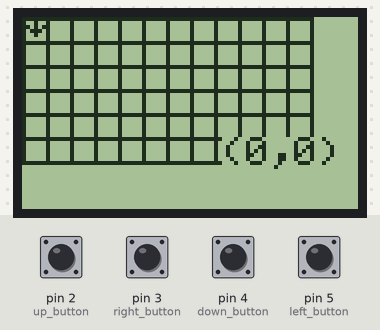
The sketch below on a simulated Arduino Uno, built with avr-gcc and run on an emulated ATmega328P. On the bench: 84×48 one-colour display. Inputs (shaded band) come from the test bench; at power-on: pin 2 (up_button), pin 3 (right_button), pin 4 (down_button), pin 5 (left_button) HIGH.

Above: at 1.7 s.
1.8 s: pin 3 (right_button) pulled LOW for 1 s
At 3.8 s:
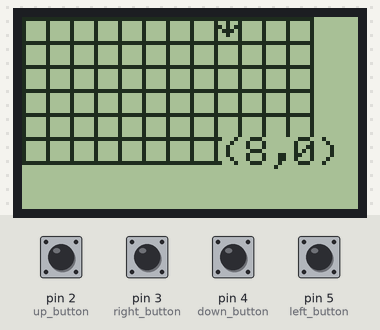
4.3 s: pin 4 (down_button) pulled LOW for 1 s
At 5.6 s:
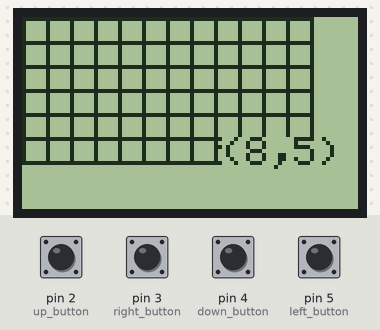
6.8 s: pin 5 (left_button) pulled LOW for 0.15 s
At 7.6 s:
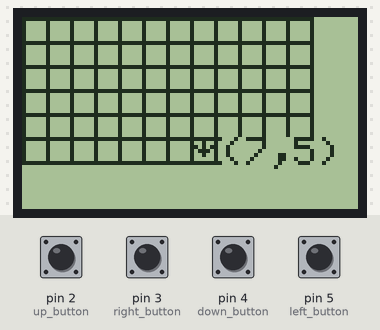
8.4 s: pin 2 (up_button) pulled LOW for 0.15 s
At 9.2 s:
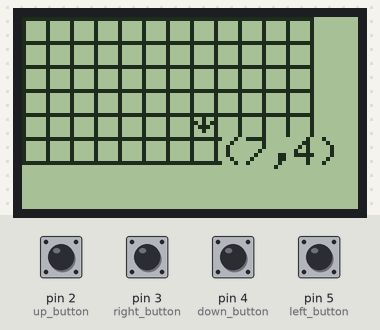
10.0 s: pin 2 (up_button) pulled LOW for 1 s
At 11.2 s:
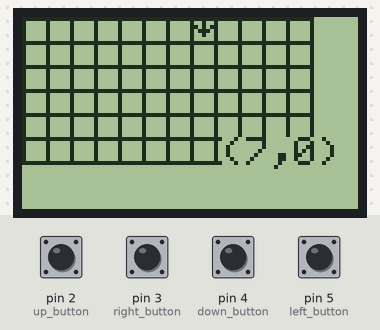
12.5 s: pin 3 (right_button) pulled LOW for 1 s
At 13.4 s:
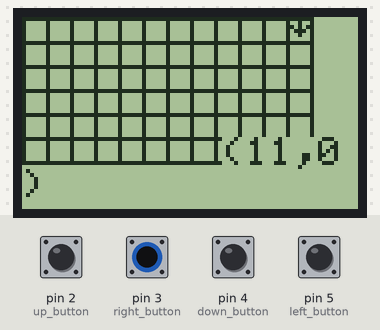
Timing chart, 0 to 15.5 s (numbered marks = the images above; inputs shaded):
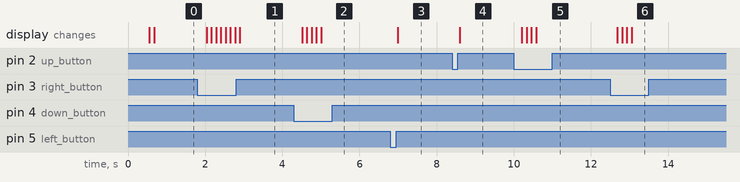

The sketch:

Minesweeper.ino
```cpp
/*
  2014 Mahyar Koshkouei

  Minesweeper
*/

#include <Adafruit_GFX.h>
#include <Adafruit_PCD8544.h>

// Below are hte usual pins for connecting to a Nokia 5110 LCD
// pin 7 - Serial clock out (SCLK)
// pin 6 - Serial data out (DIN)
// pin 5 - Data/Command select (D/C)
// pin 4 - LCD chip select (CS)
// pin 3 - LCD reset (RST)

Adafruit_PCD8544 display = Adafruit_PCD8544(13, 11, 7, 12, 10);
// My Nokia 5110 LCD requires different pins than the usual because it's a wierd one.

// Below are variable for use with a Funduino Joystick Shield V1.A, although most of the buttons aren't needed for this game.
byte up_button = 2;
byte down_button = 4;
byte left_button = 5;
byte right_button = 3;
byte start_button = 6;
byte select_button = 7;
byte analog_button = 8;
byte x_axis = A0;
byte y_axis = A1;
byte buttons[] = {up_button, down_button, left_button, right_button, start_button, select_button, analog_button};


int coordinates[12][6];    // Multidimensional array, This function has a huge lack of documentation.
     // Also, I can't put 'int coordinates[gridSizeX][gridSizeY];' without error :(
int gridSizeY = 5;         // Grid size - 1
int gridSizeX = 11;
byte arrayY = 0;
byte arrayX = 0;
byte xDraw = 0;
byte yDraw = 0;
byte x = 0;
byte y = 0;
boolean btnPress = false;


//------------------------------------------------------------------------------
// Files generated by LCD Assistant
// http://en.radzio.dxp.pl/bitmap_converter/
//------------------------------------------------------------------------------
// 7x7
const unsigned char PROGMEM box [] = {
0xFE, 0x82, 0x82, 0x82, 0x82, 0x82, 0xFE, 0x00, 0x00, 0x00, 0x00, 0x00,
};

// 7x7
const unsigned char PROGMEM boxCursor [] = {
0xFE, 0x92, 0xD6, 0xBA, 0x92, 0x82, 0xFE, 0x00, 0x00, 0x00, 0x00, 0x00,
};


void setup() {
  // Initialise the Joystick shield
  for (int i; i < 7; i++)
  {
   pinMode(buttons[i], INPUT);
   digitalWrite(buttons[i], HIGH);
  }

  display.begin();
  // init done

  // you can change the contrast around to adapt the display
  // for the best viewing!
  display.setContrast(50);
  delay(500);
  display.clearDisplay();   // clears the screen and buffer


  // Initialise the array
  for (byte arrayY = 0; arrayY < gridSizeY; arrayY++) {
    for (byte arrayX = 0; arrayX < gridSizeX; arrayX++) {
      coordinates[arrayX][arrayY] = 0;
      xDraw = arrayX * 6;
      yDraw = arrayY * 6;
      display.drawBitmap(xDraw, yDraw, box, 7, 7, BLACK);
      }
    }

  display.display();
}

void loop() {
  coordinates[x][y] = 0;

  // Look for inputs
  if ((digitalRead(left_button) == 0) && (x > 0)) {
    x--;
    btnPress = true;
  } else if((digitalRead(right_button) == 0) && (x < gridSizeX)) {
    x++;
    btnPress = true;
  } else if((digitalRead(up_button) == 0) && (y > 0)) {
    y--;
    btnPress = true;
  } else if((digitalRead(down_button) == 0) && (y < gridSizeY)) {
    y++;
    btnPress = true;
  }

  delay(100);

  if (btnPress = true) {
    coordinates[x][y] = 1;

    for (arrayY = 0; arrayY < gridSizeY + 1; arrayY++) {
      for (arrayX = 0; arrayX < gridSizeX + 1; arrayX++) {
        xDraw = arrayX * 6;
        yDraw = arrayY * 6;
        if (coordinates[arrayX][arrayY] == 1) {
          display.drawBitmap(xDraw, yDraw, boxCursor, 7, 7, BLACK);
        } else {
          display.drawBitmap(xDraw, yDraw, box, 7, 7, BLACK);
        }
      }
    }

  display.setTextSize(1);
  display.setTextColor(BLACK, WHITE);
  display.setCursor(50,30);
  display.print("("); display.print(x); display.print(","); display.print(y); display.print(")");

  display.display();
  display.clearDisplay();   // clears the screen and buffer
  btnPress = false;
  }


}
```

Measured:
- after the input at 1.8 s, the display: first changes after 0.24 s (image 1 shows a later state)
- after the input at 4.3 s, the display: first changes after 0.21 s (image 2 shows a later state)
- after the input at 6.8 s, the display: changes after 0.19 s (image 3)
- after the input at 8.4 s, the display: changes after 0.20 s (image 4)
- after the input at 10.0 s, the display: first changes after 0.21 s (image 5 shows a later state)
- after the input at 12.5 s, the display: first changes after 0.18 s (image 6 shows a later state)
